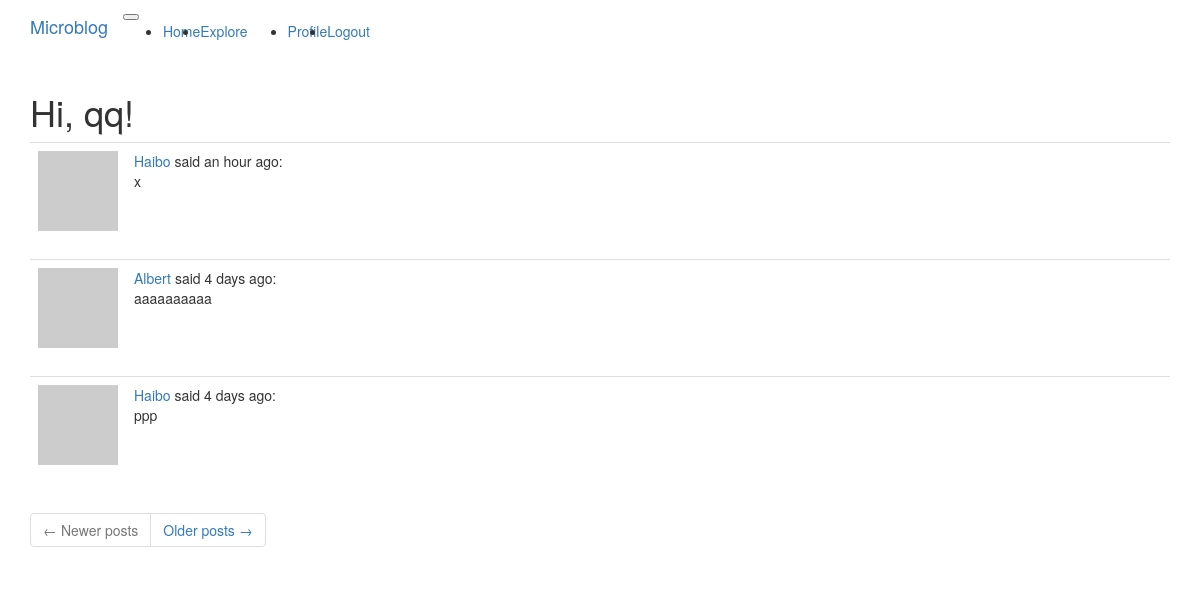
Page /explore (signed in) on the committed database.
### app/models.py (models this page shows, shortened)
class User(UserMixin, db.Model):
    id = db.Column(db.Integer, primary_key=True)
    username = db.Column(db.String(64), index=True, unique=True)
    email = db.Column(db.String(120), index=True, unique=True)
    password_hash = db.Column(db.String(128))
    posts = db.relationship('Post', backref='author', lazy='dynamic')
    about_me = db.Column(db.String(140))
    last_seen = db.Column(db.DateTime, default=datetime.utcnow)
    def avatar(self, size):
        digest = md5(self.email.lower().encode('utf-8')).hexdigest()
        return f'https://www.gravatar.com/avatar/{digest}?d=identicon&s={size}'
    followed = db.relationship(
        'User', secondary=followers,
        primaryjoin=(followers.c.follower_id == id),
        secondaryjoin=(followers.c.followed_id == id),
        backref=db.backref('followers', lazy='dynamic'), lazy='dynamic')

class Post(db.Model):
    id = db.Column(db.Integer, primary_key=True)
    body = db.Column(db.String(140))
    timestamp = db.Column(db.DateTime, index=True, default=datetime.utcnow)
    user_id = db.Column(db.Integer, db.ForeignKey('user.id'))

### app/routes.py (the view)
@app.route('/explore')
@login_required
def explore():
    page = request.args.get('page', 1, type=int)
    posts = Post.query.order_by(Post.timestamp.desc()).paginate(
        page=page, per_page=app.config['POSTS_PER_PAGE'], error_out=False)
    next_url = url_for('explore', page=posts.next_num) \
        if posts.has_next else None
    prev_url = url_for('explore', page=posts.prev_num) \
        if posts.has_prev else None
    return render_template('index.html', title='Explore', posts=posts.items,
                           next_url=next_url, prev_url=prev_url)

### app/models.py (called while the page is built)
@login.user_loader
def load_user(id):
    return User.query.get(int(id))

### app/routes.py (called while the page is built)
@app.before_request
def before_request():
    if current_user.is_authenticated:
        current_user.last_seen = datetime.utcnow()
        db.session.commit()

### app/templates/index.html (shortened to what this page needs)
{% extends "base.html" %}
{% import 'bootstrap/wtf.html' as wtf %}
{% block app_content %}
    <h1>Hi, {{ current_user.username }}!</h1>
    {% for post in posts %}
        {% include '_post.html' %}
    {% endfor %}
    <nav aria-label="Post navigation">
        <ul class="pagination">
            <li class="page-item{% if not prev_url %} disabled{% endif %}">
                <a class="page-link" href="{{ prev_url }}">
                    <span aria-hidden="true">&larr;</span> Newer posts
                </a>
            </li>
            <li class="page-item{% if not next_url %} disabled{% endif %}">
                <a class="page-link" href="{{ next_url }}">
                    Older posts <span aria-hidden="true">&rarr;</span>
                </a>
            </li>
        </ul>
    </nav>
{% endblock %}

### app/templates/_post.html
    <table class="table table-hover">
        <tr>
            <td width="70px">
                <a href="{{ url_for('user', username=post.author.username) }}">
                    <img src="{{ post.author.avatar(70) }}" />
                </a>
            </td>
            <td>
                <a href="{{ url_for('user', username=post.author.username) }}">
                    {{ post.author.username }}
                </a>
                said {{ moment(post.timestamp).fromNow() }}:
                <br>
                {{ post.body }}
            </td>
        </tr>
    </table>

### rows in the picture
User: username "qq"
Post: author.username "Haibo", timestamp "an hour ago", body "x"
Post: author.username "Albert", timestamp "4 days ago", body "aaaaaaaaaa"
Post: author.username "Haibo", timestamp "4 days ago", body "ppp"
